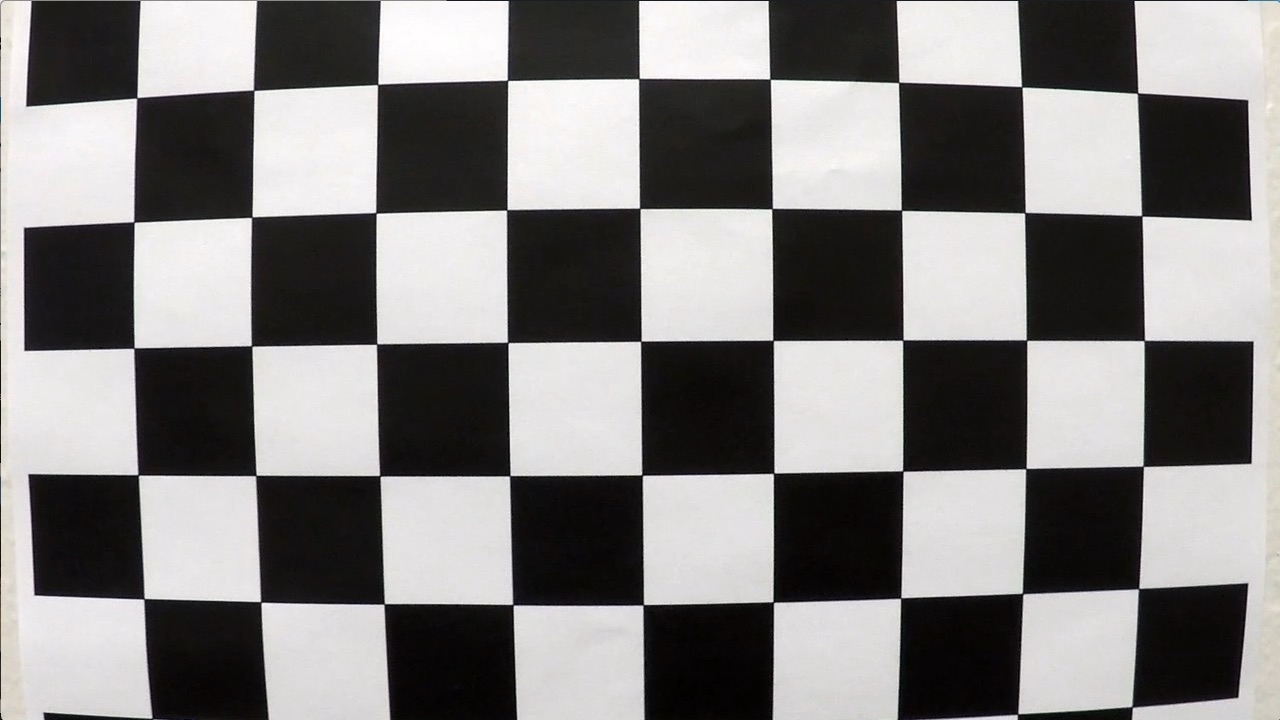
#> input picture projects/proj02/CarND-Advanced-Lane-Lines/camera_cal/calibration1.jpg, 1280 x 720 px; its folder holds only this picture in this run; the run also reads 1 picture not shown here
$ jupyter execute --allow-errors project_notebook.ipynb   (shell and % lines are left out)   (older library calls are emulated)
#> lines starting #> are read from the running program, lines starting #| are printed output that depends on the picture
### projects/proj02/CarND-Advanced-Lane-Lines/class_lane_line.py
# -*- coding: utf-8 -*-

import numpy as np

class Line():

    def __init__(self, max_buf_iter=20, pix_col=[0,255,0]):
        # was the line detected in the last iteration?
        self.detected = False

        # x values of the last n fits of the line
        self.current_xfitted = []
        #average x values of the fitted line over the last n iterations
        self.best_xfitted = None

        #polynomial coefficients for the most recent fit
        self.current_polyfit = [np.array([False])]
        #polynomial coefficients averaged over the last n iterations
        self.best_polyfit = None

        #radius of curvature of the line in some units
        self.radius_of_curvature = None
        #distance in meters of vehicle center from the line
        self.line_base_pos = None

        #difference in fit coefficients between last and new fits
        self.diffs = np.array([0,0,0], dtype='float')

        #x values for detected line pixels
        self.allx = None
        #y values for detected line pixels
        self.ally = None

        #x position of the line base in the warped image in pixels
        self.line_base_xpos_pixels = 0
        #lane pixels color
        self.lane_pixels_color = pix_col

        #max number of iteration to calculate best_xfitted
        self.max_buf_iter=max_buf_iter
        # x_fitted values buffer
        self.xfit_buffer=[]
        # polynomial coefficients values buffer
        self.polyfit_buffer = []
        #buffer_index
        self.xfit_buffer_index = 0
        self.poly_buffer_index = 0
        self.current_poly_coeffs_goodness = False
        #acceptable tolerance betwen to polynomial coefficient
        self.delta_poly = 3


    # [17 lines left out: function clear_line_data, not called in this run]


    def set_detected(self, flag):
        if type(flag) == bool:
            self.detected = flag


    def is_detected(self):
        return self.detected


    # set the pixel's position of the line
    # after the histogram detection procedure
    def set_xline_base_pixels(self, base_xpos_pix):
        self.line_base_xpos_pixels = base_xpos_pix


    def get_xline_base_pixels(self):
        return self.line_base_xpos_pixels


    def set_all_pix_values(self, allx_pix_vals, ally_pix_vals):
        if allx_pix_vals.shape[0] == 0 or ally_pix_vals.shape[0] == 0:
            self.set_detected(False)
            print('ERR: lane not detected')
            return False
        else:
            self.set_detected(True)
            self.allx = allx_pix_vals
            self.ally = ally_pix_vals
            return True


    def get_all_pix_values(self):
        return self.allx, self.ally


    # external call
    def set_curr_poly_coeffs(self, poly_coeffs):
        self.current_polyfit = poly_coeffs


    def get_curr_poly_coeffs(self):
        return self.current_polyfit


    # called from set_curr_poly_coeffs
    # [7 lines left out: function push_polyfit_coeff, not called in this run]


    def get_best_polyfit_coeff(self):
        pass


    # external call
    def set_current_xfitted(self, fitx):
        self.current_xfitted = fitx


    def get_current_xfitted(self):
        return self.current_xfitted


    #
    # [9 lines left out: function push_xfitted, not called in this run]


    def get_best_xfitted(self):
        return self.best_xfitted


    #if the poly is similar to the poly mean return True
    # [5 lines left out: function check_line_data_goodness, not called in this run]


    def set_lane_pixels_color(self, lane_pixels_color):
        self.lane_pixels_color = lane_pixels_color


    def get_lane_pixels_color(self):
        return self.lane_pixels_color


    def set_radius_of_curvature(self, new_radius):
        self.radius_of_curvature = new_radius


    def get_radius_of_curvature(self):
        return self.radius_of_curvature


# [19 lines that do not run on import are left out]

### projects/proj02/CarND-Advanced-Lane-Lines/project_notebook.ipynb
# Phase1: Camera calibration

## Execute camera calibration looking for chessboard corners

[cell 1]
import numpy as np
import cv2
import glob
import pickle
import matplotlib.pyplot as plt
import matplotlib.image as mpimg

nx = 9 # num corners on chessboard horizontal axis
ny = 6 # num corners on chessboard vertical axis

# cv2.cornerSubPix termination criteria
criteria = (cv2.TERM_CRITERIA_EPS + cv2.TERM_CRITERIA_MAX_ITER, 30, 0.001)

# prepare object points, like (0,0,0), (1,0,0), (2,0,0) ....,(nx,ny,0)
objp = np.zeros((ny*nx,3), np.float32)
objp[:,:2] = np.mgrid[0:nx,0:ny].T.reshape(-1,2)

# Arrays to store object points and image points from all the images.
objpoints = [] # 3d point in real world space
imgpoints = [] # 2d points in image plane.

images = glob.glob('camera_cal/*.jpg')
print('Found {} images\n'.format(len(images)))
img_counter = 0

for fname in images:
    img_counter += 1
    print('Processing image {}'.format(img_counter))

    img = cv2.imread(fname)
#> img is the input picture: shape (720, 1280, 3); mean B, G, R 127.8, 128.4, 130.1
    gray = cv2.cvtColor(img,cv2.COLOR_BGR2GRAY)

    # Find the chess board corners
    ret, corners = cv2.findChessboardCorners(gray, (nx,ny),None)
#> ret = False; corners = None


    # If found, add object points and image points
    if ret == True:
        objpoints.append(objp)

        corners2 = cv2.cornerSubPix(gray,corners,(11,11),(-1,-1),criteria)
        imgpoints.append(corners2)

        # Draw and display the corners
        img = cv2.drawChessboardCorners(img, (nx,ny), corners2, ret)
        #cv2.imshow('img',img)
        #cv2.waitKey(500)

        #Example of corners finding on calibration3 image
        if fname=='camera_cal/calibration2.jpg':
            f, (ax1, ax2) = plt.subplots(2, 1, figsize=(30, 15))
            f.tight_layout()
            ax1.imshow(mpimg.imread(fname))
            ax1.set_title('Original Image', fontsize=12)
            ax2.imshow(img)
            ax2.set_title('Processed Image', fontsize=12)
            plt.subplots_adjust(left=0., right=1, top=0.9, bottom=0.)

#cv2.destroyAllWindows()

print('Saving points data...')
wide_dist_pickle = {}
wide_dist_pickle['objpoints'] = objpoints
wide_dist_pickle['imgpoints'] = imgpoints

pickle_out = open('wide_dist_pickle.pkl','wb')
pickle.dump(wide_dist_pickle, pickle_out)
pickle_out.close()

## Generate undistort image using camera calibration data

[cell 2]
# Read in the saved objpoints and imgpoints
print('Loading points data...')
wide_dist_pickle = pickle.load( open( 'wide_dist_pickle.pkl', 'rb' ) )
objpoints = wide_dist_pickle["objpoints"]
imgpoints = wide_dist_pickle["imgpoints"]

# Read in an image from camera_cal image set
img = cv2.imread('camera_cal/calibration2.jpg')

# Write a function that takes an image, object points, and image points
# performs the camera calibration, image distortion correction and
# returns the undistorted image
def cal_undistort(img, objpoints, imgpoints):
    # Use cv2.calibrateCamera() and cv2.undistort()
    gray = cv2.cvtColor(img,cv2.COLOR_BGR2GRAY)
    ret,mtx,dist,rvec,tvec = cv2.calibrateCamera(objpoints,imgpoints,gray.shape[::-1],None,None)
    undist = cv2.undistort(img,mtx,dist,None,mtx)
    return undist,mtx,dist

#> (the rest of this cell did not finish here and is left out)

# Step2: Thresholding

## HLS and Color Threshold

[cell 3]
orig_img = mpimg.imread('test_images/straight_lines1.jpg')

def binary_threshold_pipeline(img, s_thresh=(150, 255), sx_thresh=(20, 100)):
#> called with s_thresh = (150, 255), sx_thresh = (20, 100)
    img = np.copy(img)
    # Convert to HLS color space and separate the V channel
    hls = cv2.cvtColor(img, cv2.COLOR_RGB2HLS)
    l_channel = hls[:,:,1]
    s_channel = hls[:,:,2]
    # Sobel x
    sobelx = cv2.Sobel(l_channel, cv2.CV_64F, 1, 0) # Take the derivative in x
    abs_sobelx = np.absolute(sobelx) # Absolute x derivative to accentuate lines away from horizontal
    scaled_sobel = np.uint8(255*abs_sobelx/np.max(abs_sobelx))

    # Threshold x gradient
    sxbinary = np.zeros_like(scaled_sobel)
    sxbinary[(scaled_sobel >= sx_thresh[0]) & (scaled_sobel <= sx_thresh[1])] = 1

    # Threshold color channel
    s_binary = np.zeros_like(s_channel)
    s_binary[(s_channel >= s_thresh[0]) & (s_channel <= s_thresh[1])] = 1
    # Stack each channel
    color_binary = np.dstack(( np.zeros_like(sxbinary), sxbinary, s_binary)) * 255

    # Convert to binary image
    thresh = (0, 255)
    gray = cv2.cvtColor(color_binary, cv2.COLOR_RGB2GRAY)
    binary = np.zeros_like(gray)
    binary[(gray > thresh[0]) & (gray <= thresh[1])] = 1

    return binary

binary_thres_img = binary_threshold_pipeline(orig_img)


# Show result
f, (ax1, ax2) = plt.subplots(1, 2, figsize=(14, 7))
f.tight_layout()
ax1.imshow(orig_img)
ax1.set_title('Original Image', fontsize=12)
ax2.imshow(binary_thres_img, cmap='gray')
ax2.set_title('Binary Image', fontsize=12)
plt.subplots_adjust(left=0., right=1, top=0.9, bottom=0.)

# Step 3: Undistort and transform

## Undistort and transform image

[cell 4]
def getPerspectiveParams():
    # define 4 source points points_src = np.float32([[,],[,],[,],[,]])
    pA = np.array([180,719])
    pB = np.array([598,447])
    pC = np.array([680,447])
    pD = np.array([1130,719])
    points_src = np.float32([pA,pB,pC,pD])
    # define 4 destination points points_dst = np.float32([[,],[,],[,],[,]])
    pA1 = np.array([300,719])
    pB1 = np.array([300,0])
    pC1 = np.array([900,0])
    pD1 = np.array([900,719])
    points_dst = np.float32([pA1,pB1,pC1,pD1])
    # use cv2.getPerspectiveTransform() to get M, the transform matrix
    M = cv2.getPerspectiveTransform(points_src,points_dst)
    Minv = cv2.getPerspectiveTransform(points_dst, points_src)
    return M, Minv


# [6 lines left out: function undist_and_transform, not called in this run]


M, Minv = getPerspectiveParams()

# Save perspective parameters
print('Saving perspective parameters...')
wide_dist_pickle['M'] = M
wide_dist_pickle['Minv'] = Minv

pickle_out = open('wide_dist_pickle.pkl','wb')
pickle.dump(wide_dist_pickle, pickle_out)
pickle_out.close()

#> (the rest of this cell did not finish here and is left out)

[cell 5]
# test on second image
orig_img2 = mpimg.imread('test_images/test5.jpg')
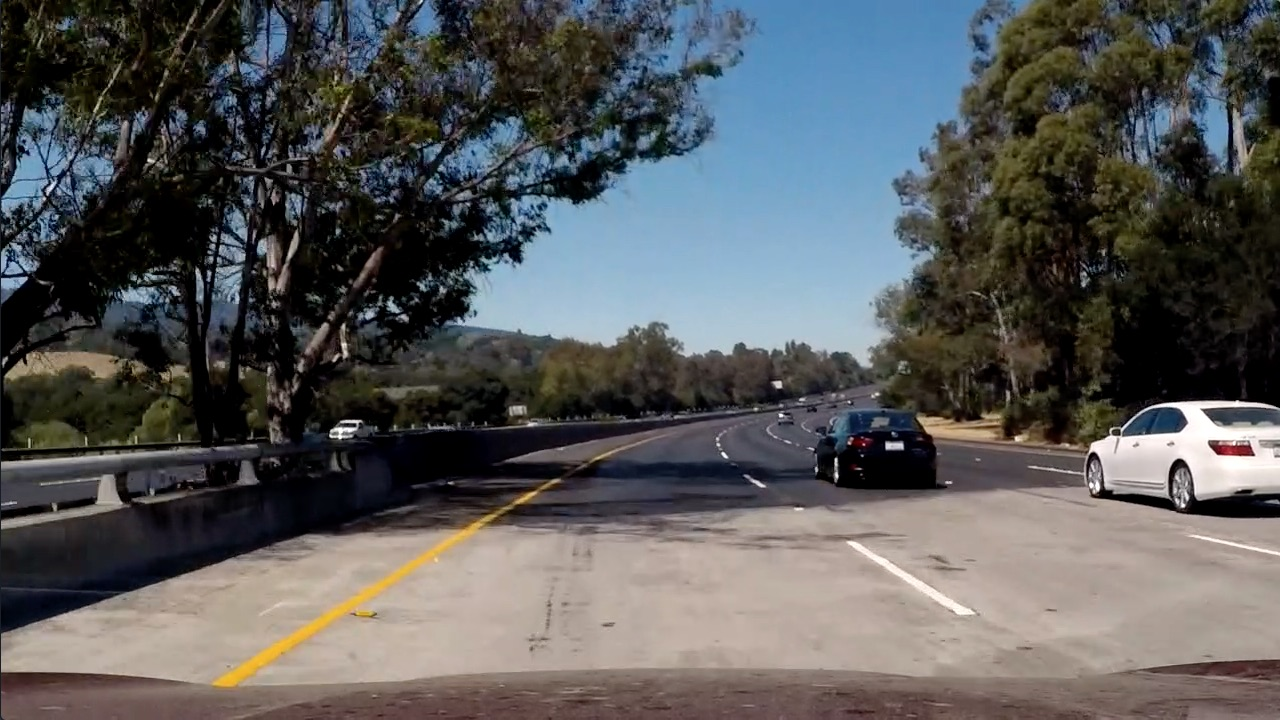
#> input picture projects/proj02/CarND-Advanced-Lane-Lines/test_images/test5.jpg, 1280 x 720 px
#> orig_img2 is the input picture: shape (720, 1280, 3); mean R, G, B 88.5, 89.3, 89.8
#> (the rest of this cell did not finish here and is left out)

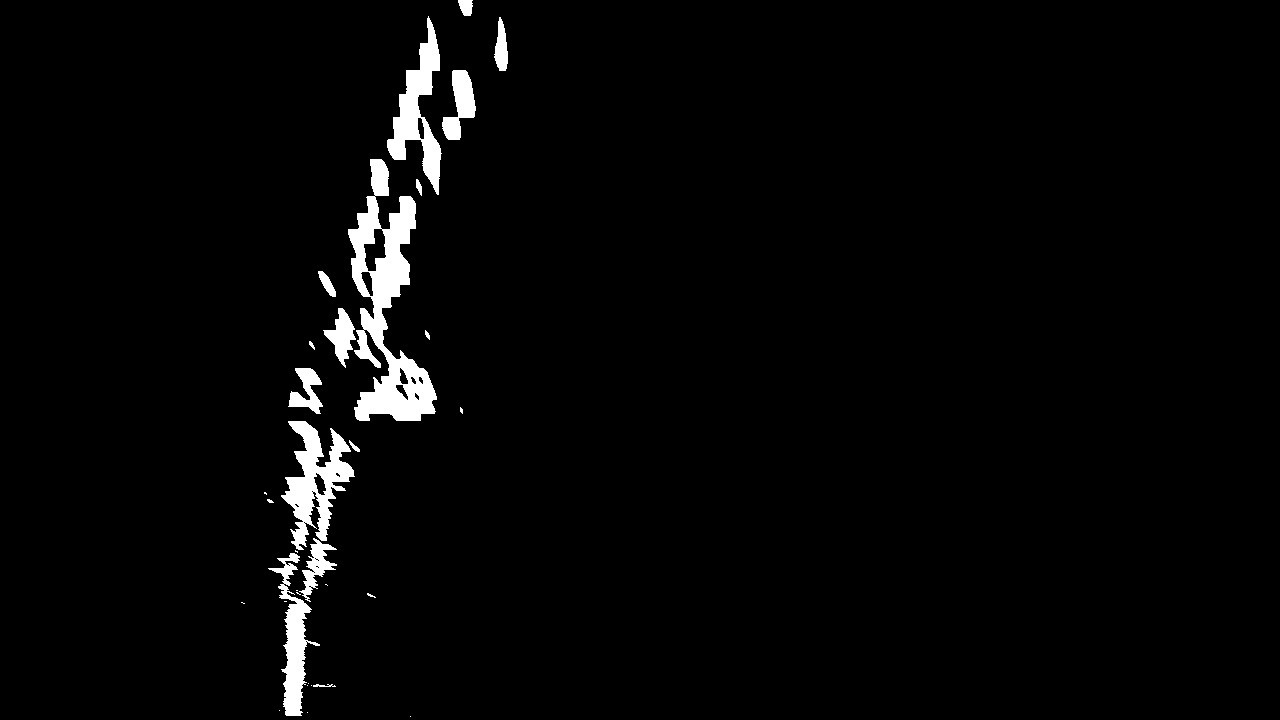
#> input picture projects/proj02/CarND-Advanced-Lane-Lines/binary_warp2_noright.jpg, 1280 x 720 px
#> further down, binary_warped_NR is the input picture: shape (720, 1280); min 0, max 255, mean 6.8

# Show result
f, (ax1, ax2) = plt.subplots(1, 2, figsize=(14, 7))
f.tight_layout()
ax1.imshow(orig_img2)
ax1.set_title('Original Image', fontsize=12)
ax2.imshow(binary_warped2, cmap='gray')
ax2.set_title('Undistorted and Warped Image', fontsize=12)
plt.subplots_adjust(left=0., right=1, top=0.9, bottom=0.)

# Finding lane lines

[cell 6]
def hist(input_img):
    # Grab only the bottom half of the image
    # Lane lines are likely to be mostly vertical nearest to the car
    img = input_img.copy()
    half_index = img.shape[0]//2
    # clean the borders
    img[half_index:,:50] = 0
    img[half_index:,-50:] = 0
    bottom_half = img[half_index:,:]
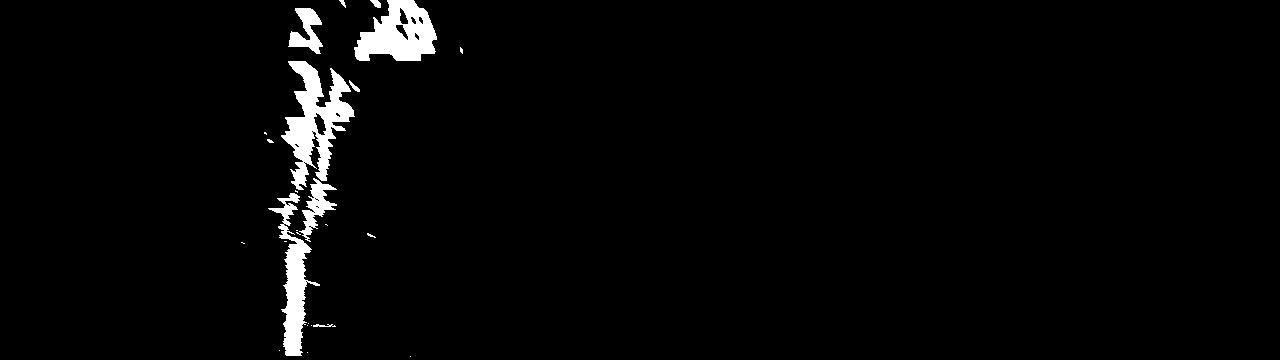
#> bottom_half: shape (360, 1280); min 0, max 255, mean 6.6

    # Sum across image pixels vertically - make sure to set `axis`
    # i.e. the highest areas of vertical lines should be larger values
    histogram = np.sum(bottom_half,axis=0)
#> histogram = 1280 values, max 60380 at index 297, min 0 at index 0, mean 2368.5

    return histogram

# Create histogram of image binary activations
#> (the rest of this cell did not finish here and is left out)

#> (a cell that did not finish here is left out)

[cell 8]
from class_lane_line import Line
left_lane_line = Line(pix_col=[255,0,0])
right_lane_line = Line(pix_col=[0,0,255])

[cell 9]
def find_lane_pixels_sliding_windows(binary_warped, left_lane_line, right_lane_line):
    # Create histogram of image binary activations
    histogram = hist(binary_warped)

    # Find the peak of the left and right halves of the histogram
    # These will be the starting point for the left and right lines
    midpoint = np.int(histogram.shape[0]//2)
    leftx_base = np.argmax(histogram[:midpoint])
#> leftx_base = 297
    rightx_base = np.argmax(histogram[midpoint:]) + midpoint
#> rightx_base = 640

    left_lane_line.set_xline_base_pixels(leftx_base)
#> in set_xline_base_pixels, `self.line_base_xpos_pixels = base_xpos_pix`: self.line_base_xpos_pixels = 297
    right_lane_line.set_xline_base_pixels(rightx_base)

    # HYPERPARAMETERS
    # Choose the number of sliding windows
    nwindows = 9
    # Set the width of the windows +/- margin
    margin = 100
    # Set minimum number of pixels found to recenter window
    minpix = 50

    # Set height of windows - based on nwindows above and image shape
    window_height = np.int(binary_warped.shape[0]//nwindows)
    # Identify the x and y positions of all nonzero (i.e. activated) pixels in the image
    nonzero = binary_warped.nonzero()
#> nonzero = 32014 positions, rows 0 to 719, columns 240 to 511
    nonzeroy = np.array(nonzero[0])
    nonzerox = np.array(nonzero[1])
    # Current positions to be updated later for each window in nwindows
    leftx_current = leftx_base
#> leftx_current = 297
    rightx_current = rightx_base
#> rightx_current = 640

    # Create empty lists to receive left and right lane pixel indices
    left_lane_inds = []
    right_lane_inds = []

    '''
    Now that we've set up how the windows look like and have a starting point,
    we want to loop for nwindows, with the given window sliding left or right
    if it finds the mean position of activated pixels within the window to have
    shifted.
    '''

    # Step through the windows one by one
    for window in range(nwindows):
        # Identify window boundaries in x and y (and right and left)
        win_y_low = binary_warped.shape[0] - (window+1)*window_height # pixel identfies the upper border
        win_y_high = binary_warped.shape[0] - window*window_height # pixel identfies the lower border
        ### Find the four below boundaries of the window ###
        win_xleft_low = leftx_current - margin  # Update this
        win_xleft_high = leftx_current + margin  # Update this
        win_xright_low = rightx_current - margin  # Update this
        win_xright_high = rightx_current + margin  # Update this

        ### Identify the nonzero pixels in x and y within the window ###
        true_map_xleft = (nonzerox >= win_xleft_low) & (nonzerox < win_xleft_high)
        true_map_xright = (nonzerox >= win_xright_low) & (nonzerox < win_xright_high)
        true_map_y = (nonzeroy >= win_y_low) & (nonzeroy < win_y_high)

        true_map_leftwin = true_map_xleft & true_map_y
        true_map_rightwin = true_map_xright & true_map_y

        good_left_inds = np.where(true_map_leftwin)[0]
        good_right_inds = np.where(true_map_rightwin)[0]

        # Append these indices to the lists
        left_lane_inds.append(good_left_inds)
        right_lane_inds.append(good_right_inds)

        ### If you found > minpix pixels, recenter next window ###
        ### (`right` or `leftx_current`) on their mean position ###
        if len(good_left_inds) > minpix:
            # prima recupero il valore delle colonne dove i pixel sono nonzero
            # sulla finestra di sinistra
            good_left_cols = nonzerox[good_left_inds]
            # poi uso il valore delle colonne dei pixel per ricentrare
            # la finestra di sinistra
            leftx_current = np.int(np.mean(good_left_cols))
        if len(good_right_inds) > minpix:
            good_right_cols = nonzerox[good_right_inds]
            rightx_current = np.int(np.mean(good_right_cols))
#> this loop made 9 passes
#> (win_xleft_low, win_xleft_high, leftx_current) on passes 1 to 4: (197, 397, 296), (196, 396, 300), (200, 400, 309), (209, 409, 335)
#> after the loop, left_lane_inds = 9 items; right_lane_inds = [empty array, empty array, empty array, empty array, empty array, empty array, empty array, empty array, empty array]

    # Concatenate the arrays of indices (previously was a list of lists of pixels)
    try:
        left_lane_inds = np.concatenate(left_lane_inds)
        right_lane_inds = np.concatenate(right_lane_inds)
#> right_lane_inds = empty array
    except ValueError:
        # Avoids an error if the above is not implemented fully
        pass

    # Extract left and right line pixel positions
    leftx = nonzerox[left_lane_inds]
    lefty = nonzeroy[left_lane_inds]
    rightx = nonzerox[right_lane_inds]
#> rightx = empty array
    righty = nonzeroy[right_lane_inds]
#> righty = empty array

    # Save pixel positions inside lane_lines
    left_lane_line.set_all_pix_values(leftx, lefty)
    right_lane_line.set_all_pix_values(rightx, righty)

[cell 10]
def fit_polynomial(left_lane_line, right_lane_line):

    # Generate y values for plotting
    ploty = np.linspace(0, binary_warped.shape[0]-1, binary_warped.shape[0])

    ### Fit a second order polynomial to each using `np.polyfit` ###
    if left_lane_line.is_detected():
        leftx, lefty = left_lane_line.get_all_pix_values()
        left_fit = np.polyfit(lefty,leftx,2)
        left_lane_line.set_curr_poly_coeffs(left_fit)
        left_fitx = left_fit[0]*ploty**2 + left_fit[1]*ploty + left_fit[2]
        left_lane_line.set_current_xfitted(left_fitx)

    if right_lane_line.is_detected():
        rightx, righty = right_lane_line.get_all_pix_values()
        right_fit = np.polyfit(righty,rightx,2)
        right_lane_line.set_curr_poly_coeffs(right_fit)
        right_fitx = right_fit[0]*ploty**2 + right_fit[1]*ploty + right_fit[2]
        right_lane_line.set_current_xfitted(right_fitx)

[cell 11]
# [22 lines left out: function poly_visual, not called in this run]

### Finding lines test n°1 : straight lines

#> (a cell that did not finish here is left out)

[cell 13]
print(right_lane_line.line_base_pos)

### Finding lines test n°2: curved lines

[cell 14]
left_lane_line2 = Line(pix_col=[255,0,0])
right_lane_line2 = Line(pix_col=[0,0,255])
#> (the rest of this cell did not finish here and is left out)

### Finding lines test n°3: curved lines no right line

[cell 15]
binary_warped_NR = mpimg.imread('binary_warp2_noright.jpg')
lll_NR = Line(pix_col=[255,0,0])
rll_NR = Line(pix_col=[0,0,255])
find_lane_pixels_sliding_windows(binary_warped_NR,lll_NR,rll_NR)
#> (the rest of this cell did not finish here and is left out)
